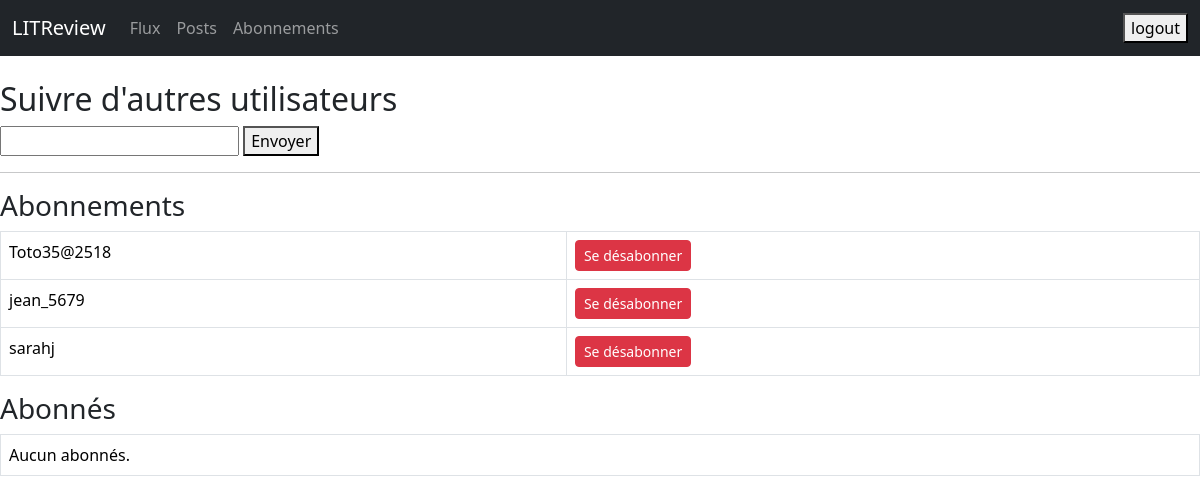
The app's page /reviews/abonnements/ (signed in) with its own data.
### reviews/models.py (models this page shows)
class UserFollows(models.Model):
    user = models.ForeignKey(
        to=settings.AUTH_USER_MODEL,
        related_name='following',
        on_delete=models.CASCADE
    )
    followed_user = models.ForeignKey(
        to=settings.AUTH_USER_MODEL,
        related_name='followers',
        on_delete=models.CASCADE
    )
    class Meta:
        unique_together = ('user', 'followed_user', )

### reviews/views.py (the view, shortened to what this page needs)
# urls.py: path('abonnements/', views.subscriptions, name='abonnements'),
@login_required
def subscriptions(request):
    message = ""
    abonnements = request.user.following.select_related('followed_user')
    abonnés = request.user.followers.select_related('user')
    return render(request, 'reviews/subscriptions.html', {
        'abonnements': abonnements,
        'abonnes': abonnés,
        'message': message,
    })

### templates/reviews/subscriptions.html (shortened to what this page needs)
<!DOCTYPE html>
<html lang="fr">
<head>
    <link href="https://cdn.jsdelivr.net/npm/bootstrap@5.3.3/dist/css/bootstrap.min.css" rel="stylesheet">
</head>
<body>
<nav class="navbar navbar-expand-lg navbar-dark bg-dark mb-4">
    <div class="container-fluid">
        <a class="navbar-brand" href="{% url 'login' %}">LITReview</a>
        <div class="collapse navbar-collapse">
            <ul class="navbar-nav me-auto">
                <li class="nav-item"><a class="nav-link" href="{% url 'flux' %}">Flux</a></li>
                <li class="nav-item"><a class="nav-link" href="{% url 'posts' %}">Posts</a></li>
                <li class="nav-item"><a class="nav-link" href="{% url 'abonnements' %}">Abonnements</a></li>
            </ul>
            <form method="post" action="{% url 'logout' %}">
                <button type="submit">logout</button>
            </form>
        </div>
    </div>
</nav>
<div class="form-container">
<h2>Suivre d'autres utilisateurs</h2>
    <form method="post">
        <input type="text" name="username" id="username" required>
        <button type="submit">Envoyer</button>
    </form>
    <hr>
    <h3>Abonnements</h3>
    <table class="table table-bordered">
        {% for follow in abonnements %}
        <tr>
            <td>{{ follow.followed_user.username }}</td>
            <td>
                <form method="post" style="display:inline;">
                    <button type="submit" class="btn btn-sm btn-danger">Se désabonner</button>
                </form>
            </td>
        </tr>
        {% empty %}
        <tr><td colspan="2">Aucun abonnement.</td></tr>
        {% endfor %}
    </table>
    <h3>Abonnés</h3>
    <table class="table table-bordered">
        {% for follow in abonnes %}
        <tr>
            <td>{{ follow.followed_user.username }}</td>
            <td>
                <form method="post" style="display:inline;">
                    {% csrf_token %}
                    <input type="hidden" name="unfollow_id" value="{{ follow.followed_user.id }}">
                    <button type="submit" class="btn btn-sm btn-danger">Bloquer</button>
                </form>
            </td>
        </tr>
        {% empty %}
        <tr><td colspan="2">Aucun abonnés.</td></tr>
        {% endfor %}
    </table>
</div>
</body>
</html>

### records on screen
UserFollows: followed_user.username "Toto35@2518"
UserFollows: followed_user.username "jean_5679"
UserFollows: followed_user.username "sarahj"
